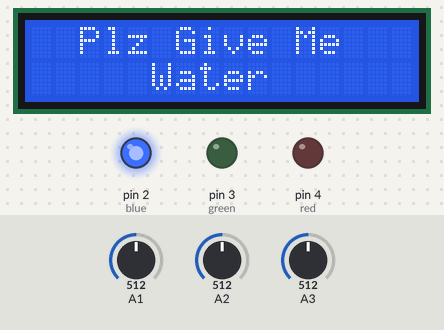
Bench run of a sketch on a simulated Arduino Uno, built with avr-gcc and run on an emulated ATmega328P. Parts: 16×2 character LCD, output pins drawn as LEDs (lit = HIGH). Inputs (shaded band) come from the test bench; at power-on: A1 = 512, A2 = 512, A3 = 512.

Above: at 4.2 s.
4.3 s: A1 set to 711
At 6.29 s:
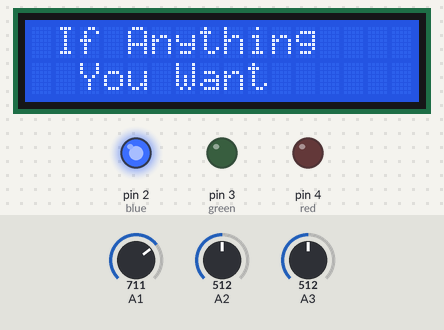
11.1 s: A1 set to 741
At 13.8 s:
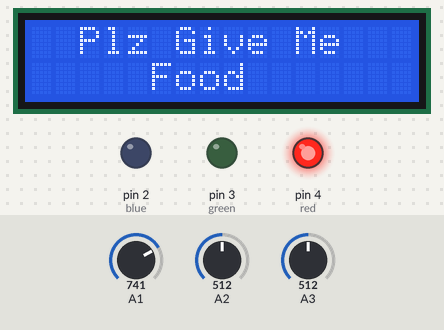
At 16.11 s:
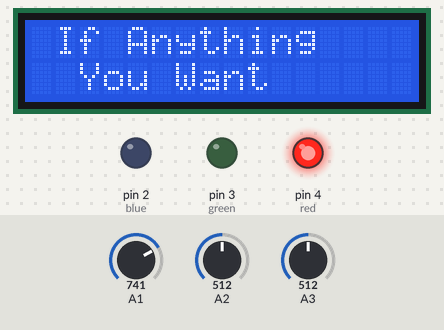
17.7 s: A2 set to 713
21.7 s: A2 set to 737
At 23.1 s:
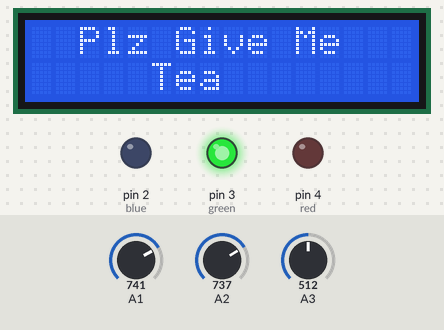
29.7 s: A3 set to 713
33.8 s: A3 set to 741
Timing chart, 0 to 36.8 s (numbered marks = the images above; inputs shaded):
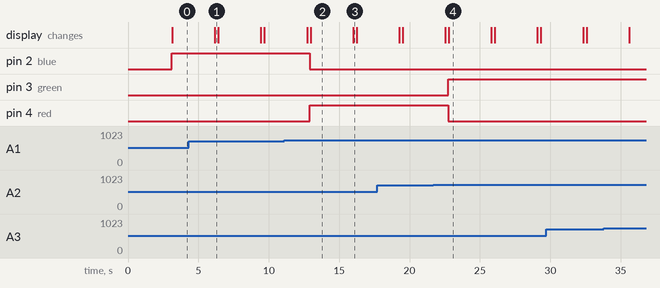

The sketch:

sketch_apr24a.ino
```cpp
#include "SoftwareSerial.h"
#include <LiquidCrystal_I2C.h>
#include <SoftwareSerial.h>
SoftwareSerial mySerial(3, 2);
LiquidCrystal_I2C lcd(0x27, 16, 2);

#define blue 2
#define green 3
#define red 4
unsigned int f;
unsigned int g;
unsigned int h;

void setup() {

  pinMode(blue, OUTPUT);
  pinMode(green, OUTPUT);
  pinMode(red, OUTPUT);
  Serial.begin(9600);
  mySerial.begin(9600);
  Serial.println();
  lcd.begin();
  lcd.backlight();
  lcd.setCursor(0, 0);
  lcd.print("  Welcome To");
  lcd.setCursor(0, 1);
  lcd.print("JustDoElectronic");
  lcd.clear();
  delay(3000);
}

void loop() {

  f = analogRead(1);
  g = analogRead(2);
  h = analogRead(3);

  if (f <= 722) {
    digitalWrite(blue, HIGH);
    digitalWrite(green, LOW);
    digitalWrite(red, LOW);
    mySerial.println("Plz Give Me Water");
    lcd.clear();
    lcd.setCursor(0, 0);
    lcd.print("  Plz Give Me");
    lcd.setCursor(0, 1);
    lcd.print("     Water   ");
    delay(3000);
    lcd.clear();
    lcd.setCursor(0, 0);
    lcd.print(" If Anything");
    lcd.setCursor(0, 1);
    lcd.print("  You Want ");


  }

  else if (g <= 722) {

    digitalWrite(red,HIGH);
    digitalWrite(blue, LOW);
    digitalWrite(green, LOW);
    mySerial.println("Plz Give Me Food");
    lcd.clear();
    lcd.setCursor(0, 0);
    lcd.print("  Plz Give Me ");
    lcd.setCursor(0, 1);
    lcd.print("     Food   ");
    delay(3000);
    lcd.clear();
    lcd.setCursor(0, 0);
    lcd.print(" If Anything");
    lcd.setCursor(0, 1);
    lcd.print("  You Want ");


  }

  else if (h <= 722) {
    digitalWrite(green, HIGH);
    digitalWrite(blue, LOW);
    digitalWrite(red, LOW);
    mySerial.println("Plz Give Me Tea");
    lcd.clear();
    lcd.setCursor(0, 0);
    lcd.print("  Plz Give Me");
    lcd.setCursor(0, 1);
    lcd.print("     Tea   ");
    delay(3000);
    lcd.clear();
    lcd.setCursor(0, 0);
    lcd.print(" If Anything");
    lcd.setCursor(0, 1);
    lcd.print("  You Want ");
  }

  else {
  }
  delay(200);
}
```

Measured:
- the behaviour switches between 722 and 723 on A1 (found by bisection; images 1 and 2)
- the behaviour switches between 722 and 723 on A2 (found by bisection; images 3 and 4)
- after the input at 11.1 s, pin 2 (blue): HIGH → LOW after 1.8 s; pin 4 (red): LOW → HIGH after 1.8 s; the display: first differs from a run without the input after 1.9 s (image 2)
- after the input at 21.7 s, pin 3 (green): LOW → HIGH after 1.0 s; pin 4 (red): HIGH → LOW after 1.0 s; the display: first differs from a run without the input after 1.1 s (image 4)
- what the display in image 2 shows lasts 3.0 s, from 13.0 s to 16.0 s
